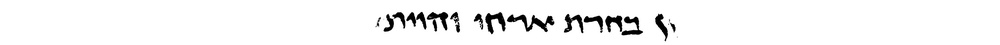
#> input picture data/extracted_images/P632-Fg002-R-C01-R01/line_1.jpg, 1000 x 45 px, shrunk from 3608 x 161 before the run, found by its file name
$ python segment_lines_astar.py
#> lines starting #> are read from the running program, lines starting #| are printed output that depends on the picture
### qumran_seagulls/preprocess/persistence1d.py
from qumran_seagulls.preprocess.unionfind import UnionFind
import numpy as np


def RunPersistence(InputData):
    """
    Finds extrema and their persistence in one-dimensional data.

    Local minima and local maxima are extracted, paired,
    and returned together with their persistence.
    The global minimum is extracted as well.

    We assume a connected one-dimensional domain.
    Think of "data on a line", or a function f(x) over some domain xmin <= x <= xmax.
    We are only concerned with the data values f(x)
    and do not care to know the x positions of these values,
    since this would not change which point is a minimum or maximum.

    This function returns a list of extrema together with their persistence.
    The list is NOT sorted, but the paired extrema can be identified, i.e.,
    which minimum and maximum were removed together at a particular
    persistence level. As follows:
    The odd entries are minima, the even entries are maxima.
    The minimum at 2*i is paired with the maximum at 2*i+1.
    The last entry of the list is the global minimum.
    It is not paired with a maximum.
    Hence, the list has an odd number of entries.

    Author: Tino Weinkauf
    """

    #~ How many items do we have?
    NumElements = len(InputData)

    #~ Sort data in a stable manner to break ties (leftmost index comes first)
    SortedIdx = np.argsort(InputData, kind='stable')

    #~ Get a union find data structure
    UF = UnionFind(NumElements)

    #~ Paired extrema
    ExtremaAndPersistence = []

    #~ Watershed
    for idx in SortedIdx:

        #~ Get neighborhood indices
        LeftIdx = max(idx - 1, 0)
        RightIdx = min(idx + 1, NumElements - 1)

        #~ Count number of components in neighborhhood
        NeighborComponents = []
        LeftNeighborComponent = UF.Find(LeftIdx)
        RightNeighborComponent = UF.Find(RightIdx)
        if (LeftNeighborComponent != UnionFind.NOSET): NeighborComponents.append(LeftNeighborComponent)
        if (RightNeighborComponent != UnionFind.NOSET): NeighborComponents.append(RightNeighborComponent)
        #~ Left and Right cannot be the same set in a 1D domain
        #~ self._assert(LeftNeighborComponent == UnionFind.NOSET or RightNeighborComponent == UnionFind.NOSET or LeftNeighborComponent != RightNeighborComponent, "Left and Right cannot be the same set in a 1D domain.")
        NumNeighborComponents = len(NeighborComponents)

        if (NumNeighborComponents == 0):
            #~ Create a new component
            UF.MakeSet(idx)
        elif (NumNeighborComponents == 1):
            #~ Extend the one and only component in the neighborhood
            #~ Note that NeighborComponents[0] holds the root of a component, since we called Find() earlier to retrieve it
            UF.ExtendSetByID(NeighborComponents[0], idx)
        else:
            #~ Merge the two components on either side of the current point
            #~ The current point is a maximum. We look for the largest minimum on either side to pair with. That is the smallest hub.
            #~ We look for the lowest minimum first (the one that survives) to break the tie in case of equality: np.argmin returns the first occurence in this case.
            idxLowestNeighborComp = np.argmin(InputData[NeighborComponents])
            idxLowestMinimum = NeighborComponents[idxLowestNeighborComp]
            idxHighestMinimum = NeighborComponents[(idxLowestNeighborComp + 1) % 2]
            UF.ExtendSetByID(idxLowestMinimum, idx)
            UF.Union(idxHighestMinimum, idxLowestMinimum)

            #~ Record the two paired extrema: index of minimu, index of maximum, persistence value
            Persistence = InputData[idx] - InputData[idxHighestMinimum]
            ExtremaAndPersistence.append((idxHighestMinimum, Persistence))
            ExtremaAndPersistence.append((idx, Persistence))

    idxGlobalMinimum = UF.Find(0)
    ExtremaAndPersistence.append((idxGlobalMinimum, np.inf))
    #~ print("UF is left with %d sets." % UF.NumSets)
    #~ print("Global minimum at %d with value %g" % (idxGlobalMinimum, InputData[idxGlobalMinimum]))

    return ExtremaAndPersistence

### qumran_seagulls/preprocess/segment_lines_astar.py
import numpy
import cv2
import matplotlib.pyplot as plt
import numpy as np

from persistence1d import RunPersistence

debug = True
min_persistence = 30


def crop_straight_from_minima(image, minima):
    h, w = np.shape(image)
    l = len(minima)
    for m in range(l - 1):
        cropped_img = image[minima[m]:minima[m + 1], 0:w]
        if debug:
            plt.imshow(cropped_img)
            plt.show()


def segment_img(image):
    h, w = np.shape(image)

    histogram = numpy.sum(image, axis=1)
    if debug:
        plt.imshow(image)
        plt.plot(histogram, range(len(histogram)))

    extrema = RunPersistence(histogram)
    minima = extrema[0::2]  # odd elements are minima
    filtered_minima = [t[0] for t in minima if t[1] > min_persistence]
    sorted_minima = sorted(filtered_minima)
    print(sorted_minima)

    plt.plot(sorted_minima, histogram[sorted_minima], "x")
    plt.vlines(x=sorted_minima, ymin=0, ymax=h, color="green")

    if debug:
        plt.show()

    crop_straight_from_minima(image, sorted_minima)


def main():
    example_img_path = "../../data/extracted_images/P106-Fg002-R-C01-R01/line_1.jpg"
    example_img = (255 - cv2.imread(str(example_img_path), cv2.IMREAD_GRAYSCALE)) / 255
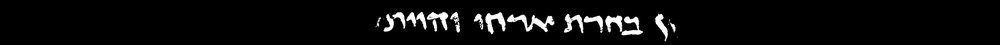
#> example_img: shape (45, 1000) float64; min 0, max 1, mean 0.0432
    segment_img(example_img)
#> in segment_img, `histogram = numpy.sum(image, axis=1)`: histogram = 45 values, max 167.6 at index 18, min 0 at index 0, mean 43.22
#> in RunPersistence, `NumElements = len(InputData)`: NumElements = 45
#> in RunPersistence, `SortedIdx = np.argsort(InputData, kind='stable')`: SortedIdx = 45 values, max 44 at index 9, min 0 at index 0, mean 22
#> (the call stopped at in RunPersistence, `UF = UnionFind(NumElements)`: qumran_seagulls is not available in this run)


if __name__ == "__main__":
    main()
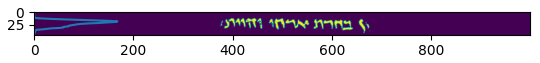
#> figure drawn by matplotlib, 1 panel
